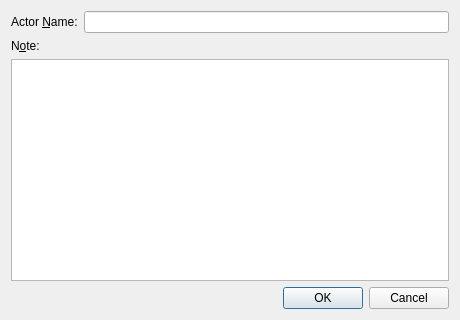
<?xml version="1.0" encoding="UTF-8"?>
<ui version="4.0">
 <class>ActorDialog</class>
 <widget class="QDialog" name="ActorDialog">
  <property name="geometry">
   <rect>
    <x>0</x>
    <y>0</y>
    <width>460</width>
    <height>320</height>
   </rect>
  </property>
  <property name="windowTitle">
   <string>Actor</string>
  </property>
  <layout class="QVBoxLayout" name="mainLayout">
   <item>
    <layout class="QHBoxLayout" name="nameRow">
     <item>
      <widget class="QLabel" name="labelName">
       <property name="text">
        <string>Actor &amp;Name:</string>
       </property>
       <property name="buddy">
        <cstring>lineEditName</cstring>
       </property>
      </widget>
     </item>
     <item>
      <widget class="QLineEdit" name="lineEditName">
       <property name="maxLength">
        <number>64</number>
       </property>
      </widget>
     </item>
    </layout>
   </item>
   <item>
    <widget class="QLabel" name="labelNote">
     <property name="text">
      <string>N&amp;ote:</string>
     </property>
     <property name="buddy">
      <cstring>plainTextNote</cstring>
     </property>
    </widget>
   </item>
   <item>
    <widget class="QPlainTextEdit" name="plainTextNote"/>
   </item>
   <item>
    <widget class="QDialogButtonBox" name="buttonBox">
     <property name="orientation">
      <enum>Qt::Orientation::Horizontal</enum>
     </property>
     <property name="standardButtons">
      <set>QDialogButtonBox::StandardButton::Cancel|QDialogButtonBox::StandardButton::Ok</set>
     </property>
    </widget>
   </item>
  </layout>
 </widget>
 <resources/>
 <connections/>
</ui>
